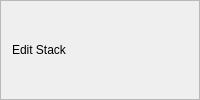
<?xml version="1.0" encoding="UTF-8"?>
<ui version="4.0">
 <class>EditStack</class>
 <widget class="QFrame" name="EditStack">
  <property name="frameShape">
   <enum>QFrame::StyledPanel</enum>
  </property>
  <property name="frameShadow">
   <enum>QFrame::Raised</enum>
  </property>
  <layout class="QVBoxLayout" name="verticalLayout">
   <item>
    <widget class="QLabel" name="label">
     <property name="text">
      <string>Edit Stack</string>
     </property>
    </widget>
   </item>
  </layout>
 </widget>
 <resources/>
 <connections/>
</ui>
